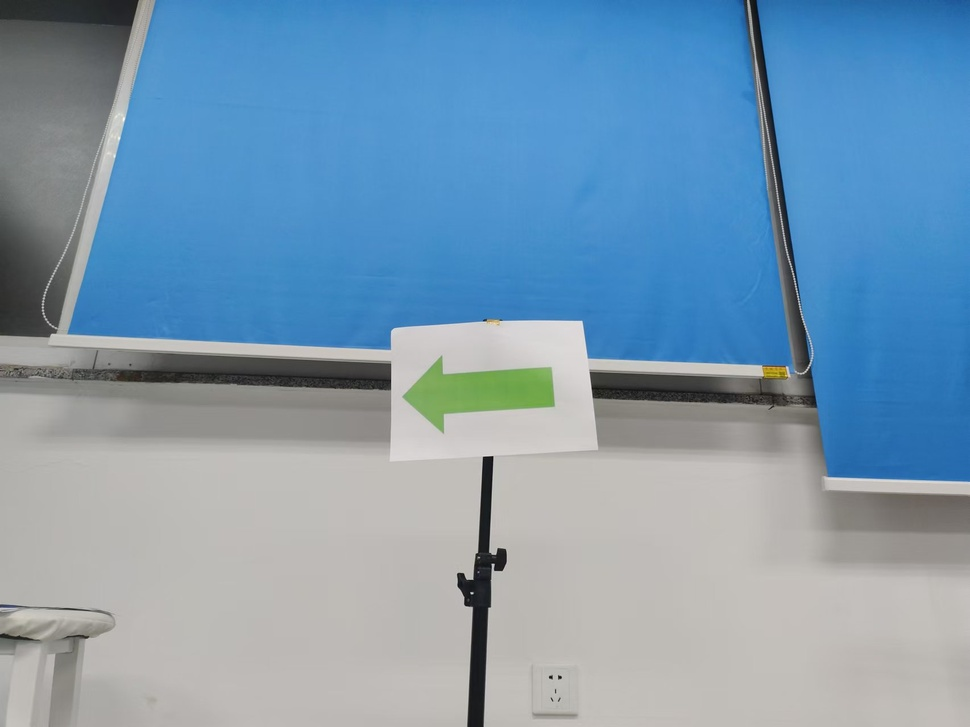
#> input picture imgs/left.jpg, 970 x 727 px, shrunk from 1706 x 1279 before the run
$ python arrowfinal.py
#> lines starting #> are read from the running program, lines starting #| are printed output that depends on the picture; after the words box and inside, x2 and y2 are one past the last pixel; in counts of white or black regions, pixels touching at a corner belong together
import cv2
import numpy as np

def detect_arrow_direction(image_path):
    # 读取图像
#> called with image_path = './imgs/left.jpg'
    img = cv2.imread(image_path)
#> img is the input picture: shape (727, 970, 3); mean B, G, R 177.9, 154.2, 123.5
    if img is None:
        return "无法读取图像"

    # 转换为HSV颜色空间（更容易检测特定颜色）
    hsv = cv2.cvtColor(img, cv2.COLOR_BGR2HSV)
#> hsv: shape (727, 970, 3); mean H, S, V 61.7, 81, 181.9

    # 定义绿色的HSV范围
    lower_green = np.array([35, 50, 50])
    upper_green = np.array([85, 255, 255])

    # 创建绿色掩膜
    mask = cv2.inRange(hsv, lower_green, upper_green)
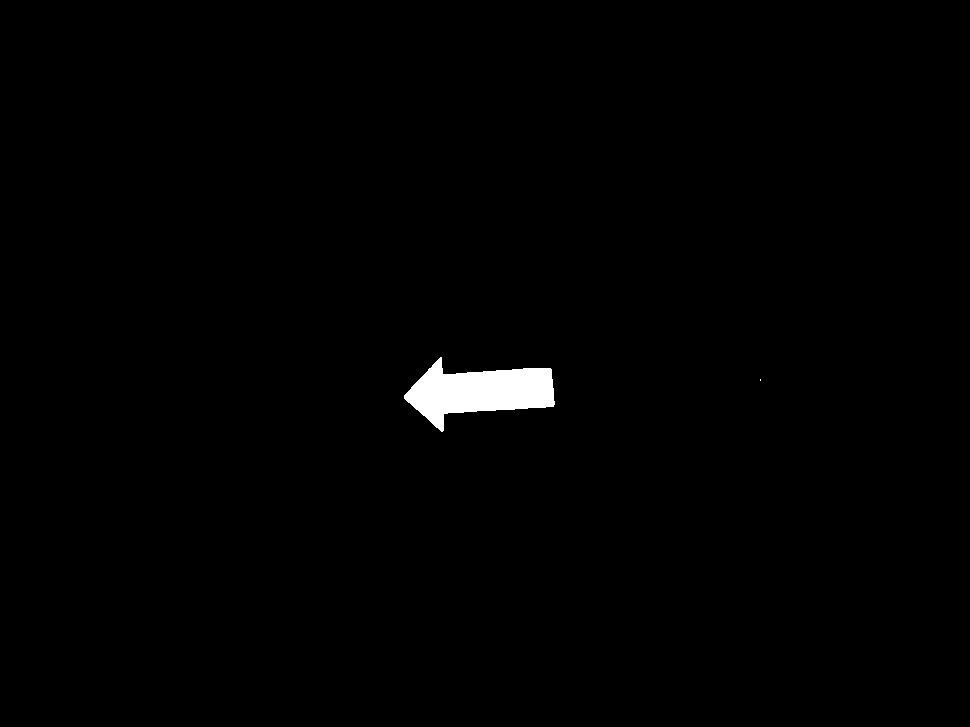
#> mask: shape (727, 970); 0.85% white; 2 white regions (1 under 20 px)

    # 寻找轮廓
    contours, _ = cv2.findContours(mask, cv2.RETR_EXTERNAL, cv2.CHAIN_APPROX_SIMPLE)
#> contours = 2 contours, 1 with area under 20; largest, box (x1, y1, x2, y2) and area: (404, 357, 555, 432) 5809

    if not contours:
        return "未检测到绿色箭头"

    # 找到最大的轮廓（假设箭头是最大的绿色物体）
    largest_contour = max(contours, key=cv2.contourArea)
#> largest_contour = contour of 66 points, box (x1, y1, x2, y2) (404, 357, 555, 432), area 5809

    # 计算轮廓的凸包
    hull = cv2.convexHull(largest_contour, returnPoints=False)
#> hull = [65, 48, 47, 43, 41, 40, 38, 20, 19, 17, 11, 10, 9, 7, 5, 0]

    # 寻找凸包缺陷（用于检测箭头尖端）
    defects = cv2.convexityDefects(largest_contour, hull)
#> defects = [[0, 5, 2, 181], [5, 7, 6, 176], [7, 9, 8, 169], [11, 17, 16, 246], [17, 19, 18, 160], [20, 38, 25, 4408], [38, 40, 39, 114], [41, 43, 42, 236], [43, 47, 46, 241], [48, 65, 61, 4279]]

    if defects is None or len(defects) < 3:
        return "无法确定箭头方向"

    # 找到最深的凸包缺陷（假设这是箭头尖端）
    deepest_defect = max(defects, key=lambda x: x[0, 3])
#> deepest_defect = [[20, 38, 25, 4408]]
    start_idx, end_idx, far_idx, _ = deepest_defect[0]
#> start_idx = 20; end_idx = 38; far_idx = 25

    # 获取尖端点的坐标
    tip = tuple(largest_contour[far_idx][0])
#> tip = (448, 412)

    # 获取箭头的起点和终点
    start_point = tuple(largest_contour[start_idx][0])
#> start_point = (442, 431)
    end_point = tuple(largest_contour[end_idx][0])
#> end_point = (553, 406)

    # 计算箭头的方向
    if start_point[0] < end_point[0]:
        # 如果起点在终点的左侧，则箭头指向右
        if tip[0] > (start_point[0] + end_point[0]) / 2:
            return "右"
        else:
            return "左"
    else:
        # 如果起点在终点的右侧，则箭头指向左
        if tip[0] < (start_point[0] + end_point[0]) / 2:
            return "左"
        else:
            return "右"

# 使用示例
image_path = "./imgs/left.jpg"  # 替换为你的图片路径
direction = detect_arrow_direction(image_path)
print(f"箭头方向: {direction}")
